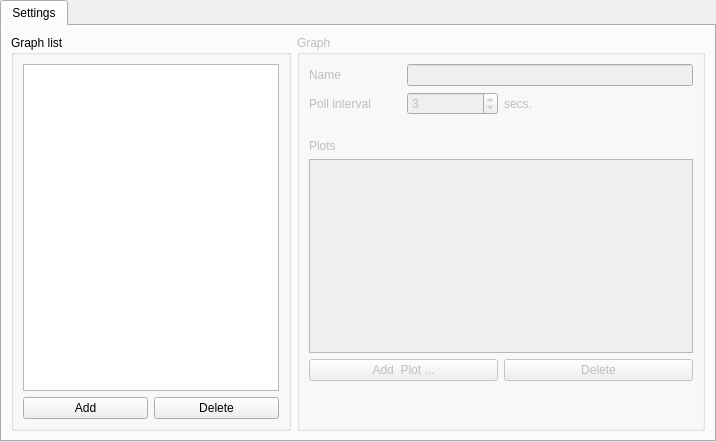
      <widget class="QWidget" name="GraphsTab">
       <attribute name="title">
        <string>Graphs</string>
       </attribute>
       <layout class="QGridLayout">
        <property name="leftMargin">
         <number>0</number>
        </property>
        <property name="topMargin">
         <number>0</number>
        </property>
        <property name="rightMargin">
         <number>0</number>
        </property>
        <property name="bottomMargin">
         <number>0</number>
        </property>
        <property name="spacing">
         <number>6</number>
        </property>
        <item row="0" column="0">
         <widget class="QTabWidget" name="GraphTab">
          <widget class="QWidget" name="SettingsTab">
           <attribute name="title">
            <string>Settings</string>
           </attribute>
           <layout class="QGridLayout">
            <item row="0" column="0">
             <widget class="QGroupBox" name="groupBox">
              <property name="title">
               <string>Graph list</string>
              </property>
              <layout class="QGridLayout">
               <item row="0" column="0" colspan="2">
                <widget class="QListWidget" name="GraphList"/>
               </item>
               <item row="1" column="0">
                <widget class="QPushButton" name="GraphAdd">
                 <property name="text">
                  <string>Add</string>
                 </property>
                </widget>
               </item>
               <item row="1" column="1">
                <widget class="QPushButton" name="GraphDelete">
                 <property name="text">
                  <string>Delete</string>
                 </property>
                </widget>
               </item>
              </layout>
             </widget>
            </item>
            <item row="0" column="1">
             <layout class="QVBoxLayout">
              <item>
               <widget class="QGroupBox" name="Graph">
                <property name="enabled">
                 <bool>false</bool>
                </property>
                <property name="sizePolicy">
                 <sizepolicy hsizetype="Preferred" vsizetype="Expanding">
                  <horstretch>0</horstretch>
                  <verstretch>0</verstretch>
                 </sizepolicy>
                </property>
                <property name="title">
                 <string>Graph</string>
                </property>
                <layout class="QGridLayout" name="gridLayout">
                 <item row="0" column="0" colspan="2">
                  <layout class="QGridLayout">
                   <item row="0" column="0">
                    <widget class="QLabel" name="GraphNameL">
                     <property name="text">
                      <string>Name</string>
                     </property>
                    </widget>
                   </item>
                   <item row="0" column="1" colspan="3">
                    <widget class="QLineEdit" name="GraphName">
                     <property name="text">
                      <string/>
                     </property>
                    </widget>
                   </item>
                   <item row="1" column="0">
                    <widget class="QLabel" name="GraphPollIntervalL">
                     <property name="text">
                      <string>Poll interval</string>
                     </property>
                    </widget>
                   </item>
                   <item row="1" column="1">
                    <widget class="QSpinBox" name="GraphPollInterval">
                     <property name="minimum">
                      <number>1</number>
                     </property>
                     <property name="maximum">
                      <number>1000</number>
                     </property>
                     <property name="value">
                      <number>3</number>
                     </property>
                    </widget>
                   </item>
                   <item row="1" column="2">
                    <widget class="QLabel" name="GraphPollIntervalL2">
                     <property name="text">
                      <string>secs.</string>
                     </property>
                    </widget>
                   </item>
                   <item row="1" column="3">
                    <spacer>
                     <property name="orientation">
                      <enum>Qt::Horizontal</enum>
                     </property>
                     <property name="sizeType">
                      <enum>QSizePolicy::Fixed</enum>
                     </property>
                     <property name="sizeHint" stdset="0">
                      <size>
                       <width>60</width>
                       <height>20</height>
                      </size>
                     </property>
                    </spacer>
                   </item>
                  </layout>
                 </item>
                 <item row="1" column="0" colspan="2">
                  <spacer>
                   <property name="orientation">
                    <enum>Qt::Vertical</enum>
                   </property>
                   <property name="sizeType">
                    <enum>QSizePolicy::Fixed</enum>
                   </property>
                   <property name="sizeHint" stdset="0">
                    <size>
                     <width>384</width>
                     <height>18</height>
                    </size>
                   </property>
                  </spacer>
                 </item>
                 <item row="2" column="0">
                  <widget class="QLabel" name="PlotL">
                   <property name="text">
                    <string>Plots</string>
                   </property>
                  </widget>
                 </item>
                 <item row="3" column="0" colspan="2">
                  <widget class="QListWidget" name="PlotList"/>
                 </item>
                 <item row="4" column="0">
                  <widget class="QPushButton" name="PlotAdd">
                   <property name="text">
                    <string>Add  Plot ...</string>
                   </property>
                  </widget>
                 </item>
                 <item row="4" column="1">
                  <widget class="QPushButton" name="PlotDelete">
                   <property name="text">
                    <string>Delete</string>
                   </property>
                  </widget>
                 </item>
                 <item row="5" column="0" colspan="2">
                  <spacer name="spacer">
                   <property name="orientation">
                    <enum>Qt::Vertical</enum>
                   </property>
                   <property name="sizeType">
                    <enum>QSizePolicy::Fixed</enum>
                   </property>
                   <property name="sizeHint" stdset="0">
                    <size>
                     <width>384</width>
                     <height>38</height>
                    </size>
                   </property>
                  </spacer>
                 </item>
                </layout>
               </widget>
              </item>
             </layout>
            </item>
           </layout>
          </widget>
         </widget>
        </item>
       </layout>
      </widget>
